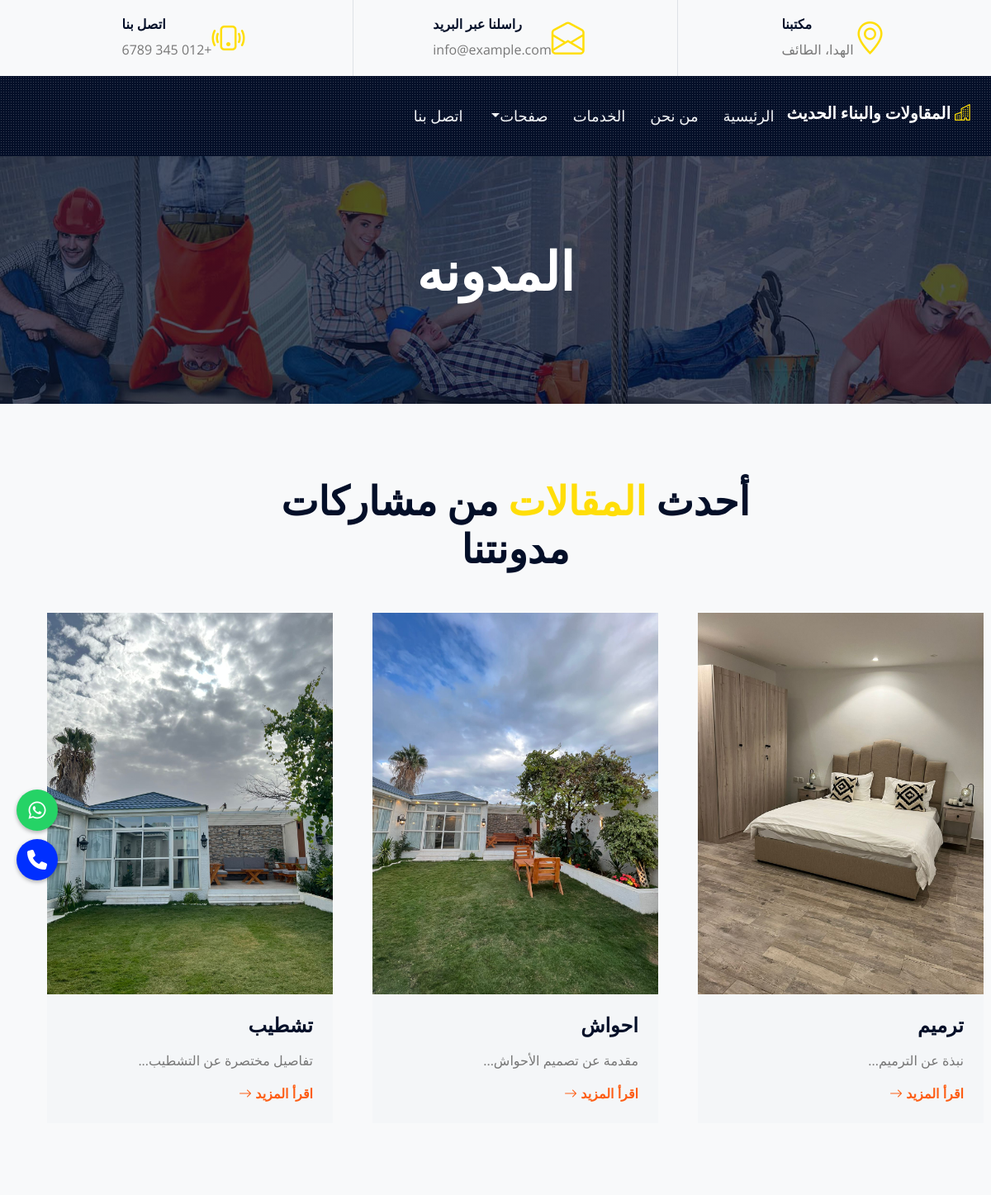
The page /blog.php (upper part) on the database as committed earlier.
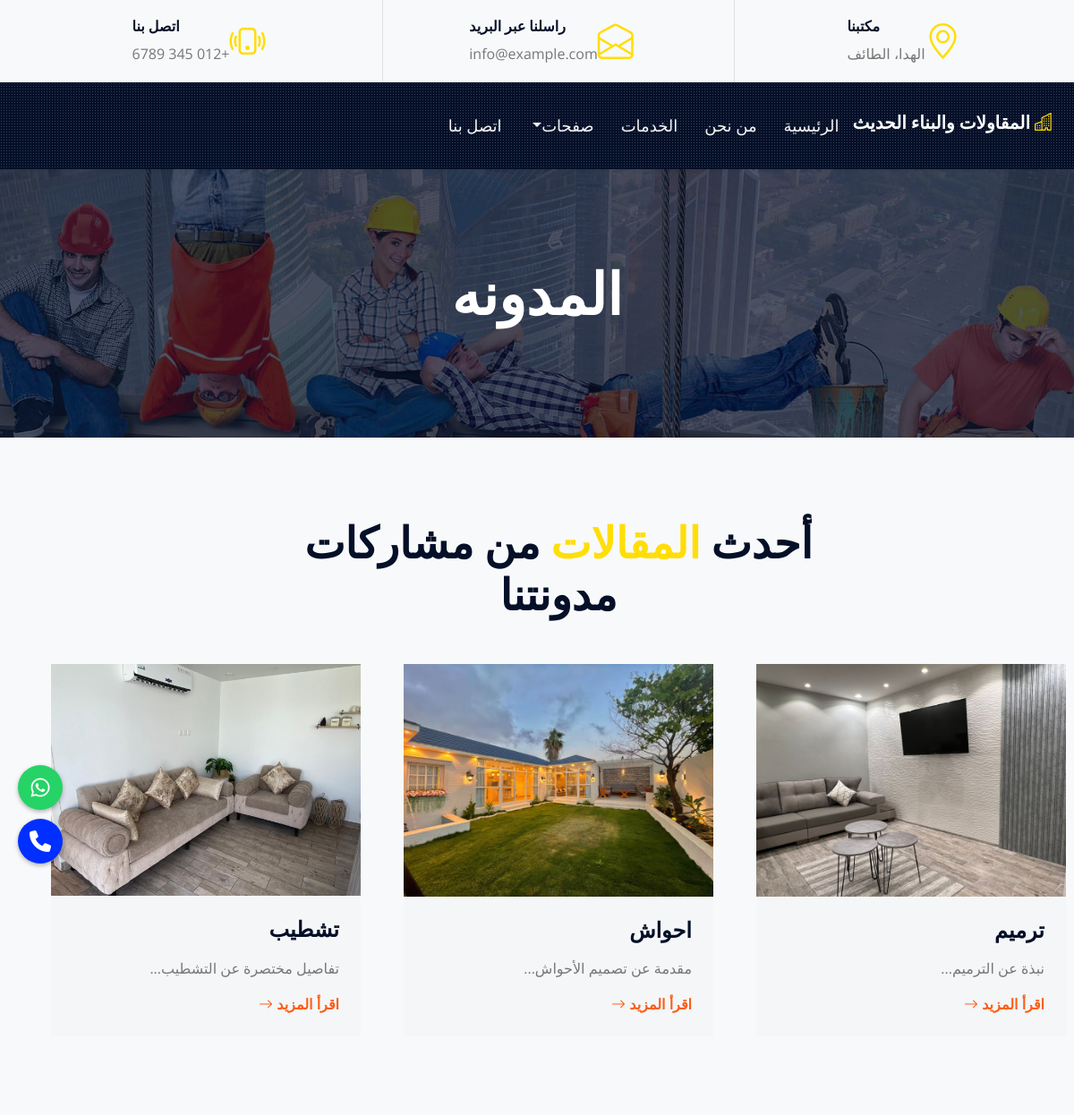
The same page on the database as committed later.
### tables this page shows
CREATE TABLE `blog_articles` (
  `id` int(11) NOT NULL,
  `title` varchar(255) NOT NULL,
  `short_details` text NOT NULL,
  `full_details` text NOT NULL,
  `image` varchar(255) NOT NULL
);

### blog.php (the view, shortened to what this page needs)
    <?php include("include/header.php");?>
    <div class="container-fluid page-header">
        <h1 class="display-3 text-uppercase text-white mb-3">المدونه</h1>
    </div>
<?php
$query = "SELECT id, title, short_details, image FROM blog_articles ORDER BY id DESC";
$result = mysqli_query($con, $query);
?>
<div class="container-fluid py-6 ps-5 pe-0">
    <div class="text-center mx-auto mb-5" style="max-width: 600px;">
        <h1 class="display-5 text-uppercase mb-4">أحدث <span class="text-primary">المقالات</span> من مشاركات مدونتنا</h1>
    </div>
    <div class="row g-5">
        <?php while($article = mysqli_fetch_assoc($result)): ?>
        <div class="col-lg-4 col-md-6">
            <div class="bg-light">
                <img class="img-fluid" src="admin/uploads/<?= htmlspecialchars($article['image']) ?>" alt="<?php echo htmlspecialchars($article['title']); ?>">
                <div class="p-4">
                    <h4 class="text-uppercase mb-3"><?php echo htmlspecialchars($article['title']); ?></h4>
                    <p><?php echo htmlspecialchars(mb_strimwidth($article['short_details'], 0, 80, '...')); ?></p>
                    <a class="text-uppercase fw-bold" href="blog_details.php?id=<?php echo $article['id']; ?>">اقرأ المزيد <i class="bi bi-arrow-right"></i></a>
                </div>
            </div>
        </div>
        <?php endwhile; ?>
    </div>
</div>
<?php include("include/footer.php");?>

Rows that differ between the two databases and show on the page:
changed blog_articles "ترميم": image: a different picture
changed blog_articles "احواش": image: a different picture
changed blog_articles "تشطيب": image: a different picture
